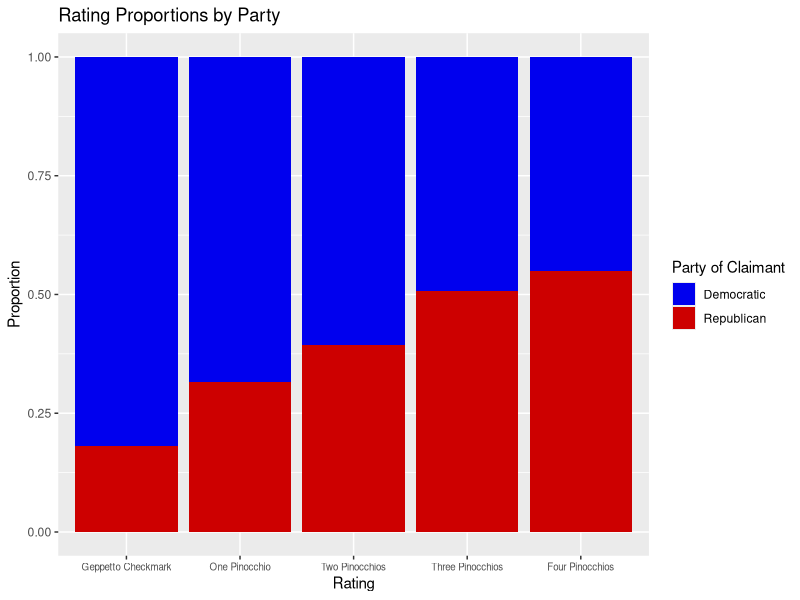
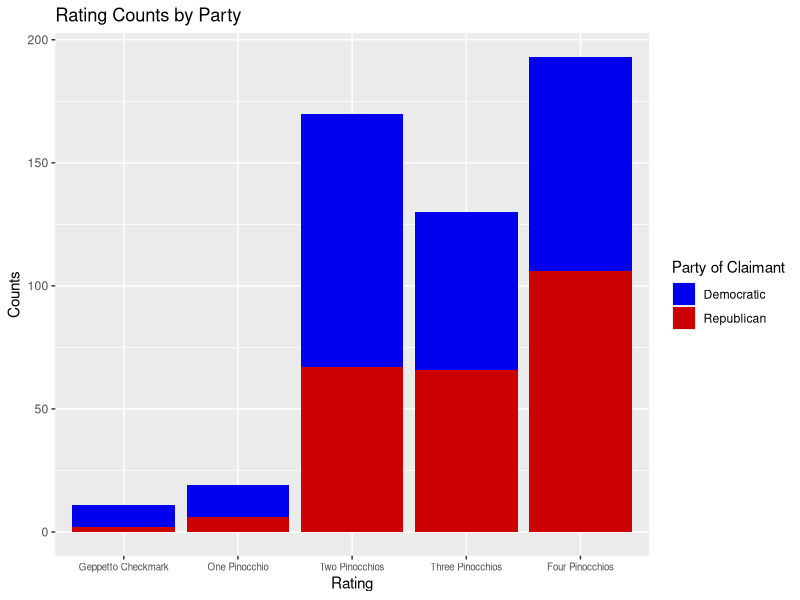
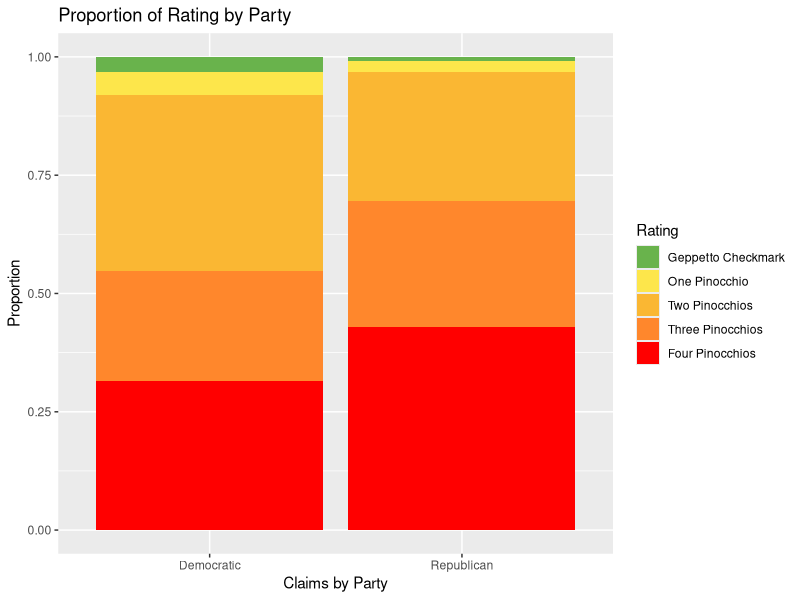

Generate these figures, in order, with R:
## ---- chunk 1
library(tidyverse)
library(knitr)
## ---- chunk 2

## ---- chunk 3
v9_wapo <- read.csv("v8wapo-cleantextrating.csv")
#reassigning glennclaims


v9_wapo$textualRating[v9_wapo$...1 == "14615"] <- "Two Pinocchios" 
v9_wapo$textualRating[v9_wapo$...1 == "14369"] <- "One Pinocchio" 
v9_wapo$textualRating[v9_wapo$...1 == "13891"] <- "One Pinocchios" 
v9_wapo$textualRating[v9_wapo$...1 == "14290"] <- "Two Pinocchios" 
v9_wapo$textualRating[v9_wapo$...1 == "13842"] <- "One Pinocchios" 
v9_wapo$textualRating[v9_wapo$...1 == "13838"] <- "One Pinocchios" 
v9_wapo$textualRating[v9_wapo$...1 == "13719"] <- "Two Pinocchios" 
v9_wapo$textualRating[v9_wapo$...1 == "14241"] <- "Two Pinocchios" 
v9_wapo$textualRating[v9_wapo$...1 == "13767"] <- "Two Pinocchios" 
v9_wapo$textualRating[v9_wapo$...1 == "14596"] <- "Two Pinocchios"
v9_wapo$textualRating[v9_wapo$...1 == "14418"] <- "Two Pinocchios" 
v9_wapo$textualRating[v9_wapo$...1 == "14285"] <- "Three Pinocchios"
v9_wapo$textualRating[v9_wapo$...1 == "13484"] <- "One Pinocchio" 
v9_wapo$textualRating[v9_wapo$...1 == "14105"] <- "Two Pinocchios" 
v9_wapo$textualRating[v9_wapo$...1 == "13781"] <- "Two Pinocchios" 
v9_wapo$textualRating[v9_wapo$...1 == "13878"] <- "Two Pinocchios" 
v9_wapo$textualRating[v9_wapo$...1 == "14630"] <- "Two Pinocchios" 
v9_wapo$textualRating[v9_wapo$...1 == "3214"] <- "Two Pinocchios" 
v9_wapo$textualRating[v9_wapo$...1 == "13957"] <- "Two Pinocchios" 
v9_wapo$textualRating[v9_wapo$...1 == "14480"] <- "Two Pinocchios" 
v9_wapo$textualRating[v9_wapo$...1 == "14481"] <- "Three Pinocchios" 
v9_wapo$textualRating[v9_wapo$...1 == "14201"] <- "One Pinocchio" 
v9_wapo$textualRating[v9_wapo$...1 == "14662"] <- "One Pinocchio" 
v9_wapo$textualRating[v9_wapo$...1 == "13696"] <- "One Pinocchio" 
v9_wapo$textualRating[v9_wapo$...1 == "13887"] <- "Two Pinocchios" 
v9_wapo$textualRating[v9_wapo$...1 == "14339"] <- "One Pinocchio" 
v9_wapo$textualRating[v9_wapo$...1 == "13448"] <- "Two Pinocchios" 
v9_wapo$textualRating[v9_wapo$...1 == "14693"] <- "Two Pinocchios" 
v9_wapo$textualRating[v9_wapo$...1 == "13940"] <- "One Pinocchio"
v9_wapo$textualRating[v9_wapo$...1 == "14131"] <- "One Pinocchio" 
v9_wapo$textualRating[v9_wapo$...1 == "14534"] <- "One Pinocchio" 
v9_wapo$textualRating[v9_wapo$...1 == "13540"] <- "Two Pinocchios" 
v9_wapo$textualRating[v9_wapo$...1 == "14116"] <- "One Pinocchio" 
v9_wapo$textualRating[v9_wapo$...1 == "13628"] <- "Three Pinocchios" 
v9_wapo$textualRating[v9_wapo$...1 == "13894"] <- "Two Pinocchios" 
v9_wapo$textualRating[v9_wapo$...1 == "13420"] <- "Two Pinocchios" 
v9_wapo$textualRating[v9_wapo$...1 == "13403"] <- "Two Pinocchios" 
v9_wapo$textualRating[v9_wapo$...1 == "13370"] <- "Two Pinocchios"
v9_wapo$textualRating[v9_wapo$...1 == "13371"] <- "One Pinocchio"
v9_wapo$textualRating[v9_wapo$...1 == "13987"] <- "Two Pinocchios" 
v9_wapo$textualRating[v9_wapo$...1 == "13952"] <- "One Pinocchio" 
v9_wapo$textualRating[v9_wapo$...1 == "14441"] <- "Two Pinocchios" 
v9_wapo$textualRating[v9_wapo$...1 == "13410"] <- "Two Pinocchios" 
v9_wapo$textualRating[v9_wapo$...1 == "13367"] <- "Two Pinocchios" 
v9_wapo$textualRating[v9_wapo$...1 == "13369"] <- "Two Pinocchios" 
v9_wapo$textualRating[v9_wapo$...1 == "14403"] <- "One Pinocchio" 
v9_wapo$textualRating[v9_wapo$...1 == "14576"] <- "Four Pinocchios" 
v9_wapo$textualRating[v9_wapo$...1 == "13445"] <- "Three Pinocchios"
v9_wapo$textualRating[v9_wapo$...1 == "13399"] <- "Four Pinocchios" 
v9_wapo$textualRating[v9_wapo$...1 == "13873"] <- "Four Pinocchios" 
v9_wapo$textualRating[v9_wapo$...1 == "14009"] <- "Two Pinocchios" 
v9_wapo$textualRating[v9_wapo$...1 == "14628"] <- "Three Pinocchios" 
v9_wapo$textualRating[v9_wapo$...1 == "14588"] <- "Three Pinocchios" 
v9_wapo$textualRating[v9_wapo$...1 == "14540"] <- "Three Pinocchios" 
v9_wapo$textualRating[v9_wapo$...1 == "14023"] <- "Two Pinocchios" 
v9_wapo$textualRating[v9_wapo$...1 == "14337"] <- "Two Pinocchios" 
v9_wapo$textualRating[v9_wapo$...1 == "14488"] <- "Three Pinocchios"
v9_wapo$textualRating[v9_wapo$...1 == "13453"] <- "Three Pinocchios"

v9_wapo <- v9_wapo %>%
  filter(...1 != "13834", 
         ...1 != "14466", 
         ...1 != "14552", 
         ...1 != "14264")
## ---- chunk 4
v10_wapo_cleantextRating <- v9_wapo %>%
  filter(textualRating == "One Pinocchio" |
           textualRating == "Two Pinocchios" |
           textualRating == "Three Pinocchios" |
           textualRating == "Four Pinocchios" |
           textualRating == "Geppetto Checkmark")

truenesscolors = c("#69B34C",
                   "#FDE64B",
                   "#FAB733",
                   "#FF872C",
                   "#FF0000")

v10_wapo_cleantextRating$textualRating <- 
  factor(v10_wapo_cleantextRating$textualRating, 
                              levels = c("Geppetto Checkmark", 
                                         "One Pinocchio", 
                                         "Two Pinocchios", 
                                         "Three Pinocchios", 
                                         "Four Pinocchios"))
## ---- chunk 5
v10_wapo_cleantextRating %>%
  group_by(claimant_party) %>%
  count() %>%
  kable(caption = "Claim Counts by Party")

v10_wapo_cleantextRating %>%
  group_by(textualRating) %>%
  count() %>%
  kable(caption = "Claim Counts by Rating")

v10_wapo_cleantextRating %>%
  group_by(claimant_party, textualRating) %>%
  count() %>%
  pivot_wider(id_cols = claimant_party, 
              names_from = textualRating, 
              values_from = n,
              values_fill = 0) %>%
  kable(caption = "Claim Counts by Party and Rating")
## ---- chunk 6
v10_wapo_cleantextRating %>%
  ggplot(aes(x = textualRating, fill = claimant_party)) +
  geom_bar(position = "fill") +
  scale_fill_manual(values = c("blue2", "red3")) +
  labs(title = "Rating Proportions by Party",
       x = "Rating",
       y = "Proportion",
       fill = "Party of Claimant") + 
  theme(axis.text.x = element_text(size = 7))    

v10_wapo_cleantextRating %>%
  ggplot(aes(x = textualRating, fill = claimant_party)) +
  geom_bar() +
  scale_fill_manual(values = c("blue2", "red3")) +
  labs(title = "Rating Counts by Party",
       x = "Rating",
       y = "Counts",
       fill = "Party of Claimant") + 
  theme(axis.text.x = element_text(size = 7))  
## ---- chunk 7
ggplot(v10_wapo_cleantextRating, aes(x = claimant_party, fill = textualRating)) +
         geom_bar(position = "fill") +
  labs(title = "Proportion of Rating by Party",
       x = "Claims by Party",
       fill = "Rating", y = "Proportion") +
  scale_fill_manual(values = truenesscolors)
